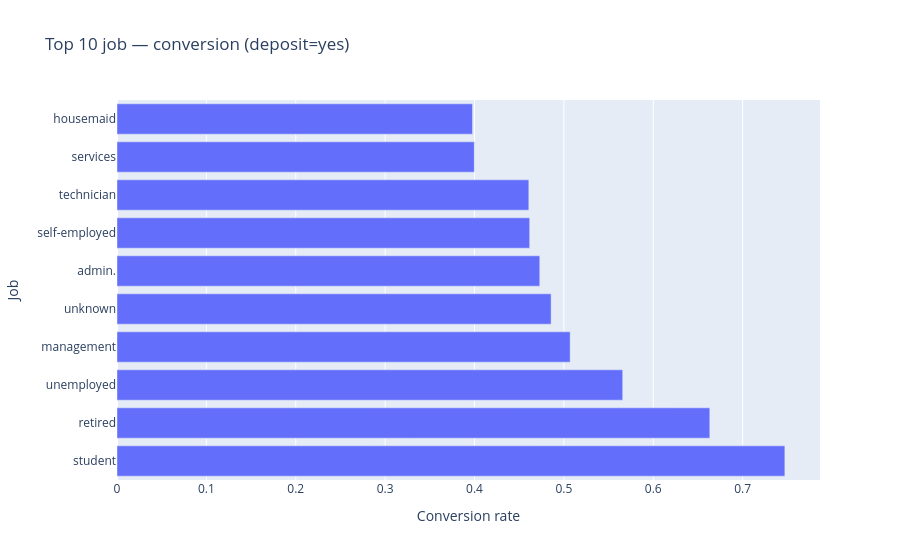

This figure's notebook cell:
### Markdown cell above
### Zadanie 26 (12–15 min)
**Biznes:** Które zawody (`job`) mają najwyższy conversion?

**Technicznie:** pivot: % `yes` per `job`, sort, barplot (top 10).

**TODO:** policz i pokaż top 10 job.

### Code cell
rate = df_bank.assign(deposit_yes=(df_bank["deposit"]=="yes")).groupby("job")["deposit_yes"].mean()
top10 = rate.sort_values(ascending=False).head(10)
fig = px.bar(
    x=top10.values, 
    y=top10.index, 
    orientation='h', 
    title="Top 10 job — conversion (deposit=yes)", 
    labels={'x': 'Conversion rate', 'y': 'Job'}
)
fig.show()

### Figure 1 — Plotly figure (JSON) as saved in the notebook; plotly's stock layout.template omitted (floating-point values rounded to 4 significant figures)
{"data": [{"hovertemplate": "Conversion rate=%{x}<br>Job=%{y}<extra></extra>", "legendgroup": "", "marker": {"color": "#636efa", "pattern": {"shape": ""}}, "name": "", "orientation": "h", "showlegend": false, "textposition": "auto", "type": "bar", "x": [0.7472, 0.6632, 0.5658, 0.507, 0.4857, 0.473, 0.4617, 0.4608, 0.3998, 0.3978], "xaxis": "x", "y": ["student", "retired", "unemployed", "management", "unknown", "admin.", "self-employed", "technician", "services", "housemaid"], "yaxis": "y"}], "layout": {"barmode": "relative", "legend": {"tracegroupgap": 0}, "title": {"text": "Top 10 job — conversion (deposit=yes)"}, "xaxis": {"anchor": "y", "domain": [0, 1], "title": {"text": "Conversion rate"}}, "yaxis": {"anchor": "x", "domain": [0, 1], "title": {"text": "Job"}}}}
